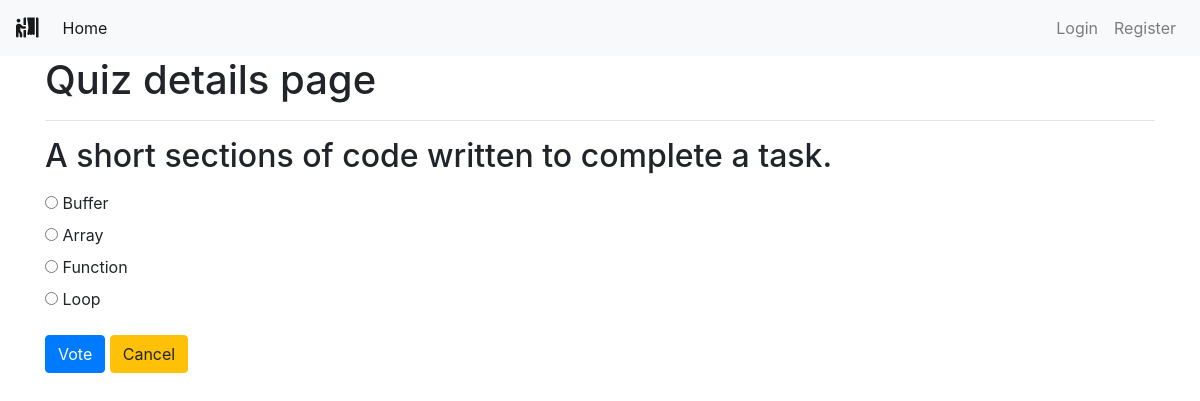
Screenshot of /polls/12/ with the database file from the repository.
### polls/models.py (models this page shows, shortened)
class Poll(models.Model):
    owner = models.ForeignKey(User, on_delete=models.CASCADE)
    text = models.TextField()
    pub_date = models.DateTimeField(default=timezone.now)
    active = models.BooleanField(default=True)
    def __str__(self):
        return self.text

class Choice(models.Model):
    poll = models.ForeignKey(Poll, on_delete=models.CASCADE)
    choice_text = models.CharField(max_length=255)
    poll_result = models.BooleanField(default=False)

### polls/views.py (the view)
# urls.py: path('<int:poll_id>/', views.poll_detail, name='detail'),
def poll_detail(request, poll_id):
    poll = get_object_or_404(Poll, id=poll_id)
    if not poll.active:
        return render(request, 'polls/poll_result.html', {'poll': poll})
    loop_count = poll.choice_set.count()
    context = {
        'poll': poll,
        'loop_time': range(0, loop_count),
    }
    return render(request, 'polls/poll_detail.html', context)

### polls/templates/polls/poll_detail.html (shortened to what this page needs)
{% extends 'base.html' %}
{% block content %}
<div class="container">
    <h1>Quiz details page</h1>
    <hr>
    <h2 class="mt-3 mb-3">{{ poll }}</h2>
    <form action="{% url 'polls:vote' poll.id %}" method="POST">
        {% for choice in poll.choice_set.all %}
        <input type="radio" name="choice" id="choice{{ forloop.counter }}" value="{{ choice.id }}">
        <label for="choice{{ forloop.counter }}">{{ choice.choice_text }}</label>
        <br>
        {% endfor %}
        <input type="submit" value="Vote" class="btn btn-primary mt-3">
        <a class="btn btn-warning mt-3" href="{% url 'polls:list' %}" role="button">Cancel</a>
    </form>
</div>
{% endblock content %}

### rows the page displays
Poll: text "A short sections of code written to complete a task."
Choice: choice_text "Buffer"
Choice: choice_text "Array"
Choice: choice_text "Function"
Choice: choice_text "Loop"
